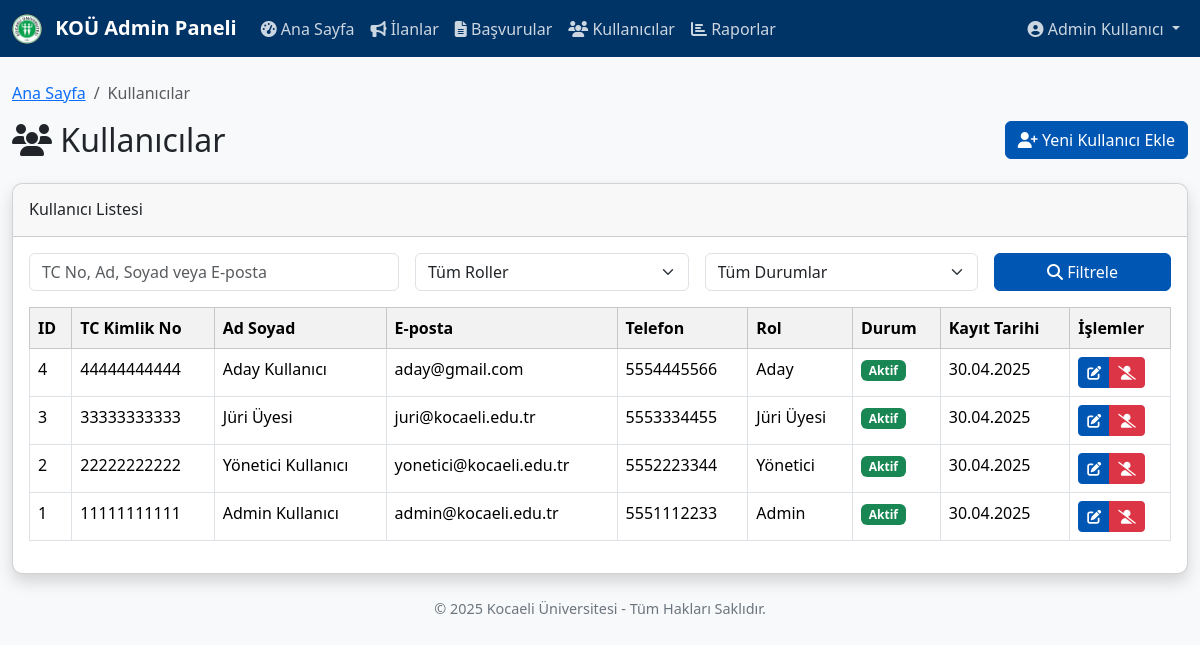
Page /admin/kullanicilar.php (signed in) on the committed database.
### tables this page shows
CREATE TABLE `kullanicilar` (
  `id` int(11) NOT NULL AUTO_INCREMENT,
  `tc_kimlik_no` varchar(11) NOT NULL,
  `ad` varchar(50) NOT NULL,
  `soyad` varchar(50) NOT NULL,
  `email` varchar(100) NOT NULL,
  `telefon` varchar(20) DEFAULT NULL,
  `sifre` varchar(255) NOT NULL,
  `rol` enum('aday','admin','yonetici','juri') NOT NULL DEFAULT 'aday',
  `durum` tinyint(1) NOT NULL DEFAULT 1,
  `kayit_tarihi` datetime NOT NULL DEFAULT current_timestamp(),
  `son_giris_tarihi` datetime DEFAULT NULL,
  `dogum_tarihi` date DEFAULT NULL,
  `dogum_yeri` varchar(100) DEFAULT NULL,
  `cinsiyet` enum('Erkek','Kadın','Belirtilmemiş') DEFAULT 'Belirtilmemiş',
  `adres` text DEFAULT NULL,
  `il` varchar(50) DEFAULT NULL,
  `ilce` varchar(50) DEFAULT NULL,
  `posta_kodu` varchar(10) DEFAULT NULL,
  `unvan` varchar(100) DEFAULT NULL,
  `kurum` varchar(255) DEFAULT NULL,
  `profil_resmi` varchar(255) DEFAULT NULL,
  PRIMARY KEY (`id`),
  UNIQUE KEY `tc_kimlik_no` (`tc_kimlik_no`),
  UNIQUE KEY `email` (`email`)
);

### admin/kullanicilar.php (the view, shortened to what this page needs)
<?php
include("../db_connection.php");
$where_clause = "1=1";
$page = isset($_GET['page']) ? (int)$_GET['page'] : 1;
$records_per_page = 10;
$offset = ($page - 1) * $records_per_page;
$sql = "SELECT * FROM kullanicilar WHERE $where_clause ORDER BY id DESC LIMIT $offset, $records_per_page";
$result = mysqli_query($conn, $sql);
?>
<!DOCTYPE html>
<html lang="tr">
<head>
    <link rel="stylesheet" href="https://cdn.jsdelivr.net/npm/bootstrap@5.3.2/dist/css/bootstrap.min.css">
    <link rel="stylesheet" href="https://cdnjs.cloudflare.com/ajax/libs/font-awesome/6.4.2/css/all.min.css">
    <link rel="stylesheet" href="../style.css">
</head>
<body>
    <?php include("navbar.php"); ?>
    <div class="container mt-4">
        <div class="row">
            <div class="col-md-12">
                <nav aria-label="breadcrumb">
                    <ol class="breadcrumb">
                        <li class="breadcrumb-item"><a href="dashboard.php">Ana Sayfa</a></li>
                        <li class="breadcrumb-item active" aria-current="page">Kullanıcılar</li>
                    </ol>
                </nav>
            </div>
        </div>
        <div class="row mb-3">
            <div class="col-md-8">
                <h2><i class="fas fa-users"></i> Kullanıcılar</h2>
            </div>
            <div class="col-md-4 text-end">
                <a href="kullanici_ekle.php" class="btn btn-primary">
                    <i class="fas fa-user-plus"></i> Yeni Kullanıcı Ekle
                </a>
            </div>
        </div>
        <div class="card shadow mb-4">
            <div class="card-header py-3">
                <h6 class="m-0 font-weight-bold">Kullanıcı Listesi</h6>
            </div>
            <div class="card-body">
                <div class="row mb-3">
                    <div class="col-md-12">
                        <form action="kullanicilar.php" method="get" class="row g-3">
                            <div class="col-md-4">
                                <input type="text" class="form-control" name="search" placeholder="TC No, Ad, Soyad veya E-posta" value="<?php echo isset($_GET['search']) ? htmlspecialchars($_GET['search']) : ''; ?>">
                            </div>
                            <div class="col-md-3">
                                <select class="form-select" name="role">
                                    <option value="">Tüm Roller</option>
                                </select>
                            </div>
                            <div class="col-md-3">
                                <select class="form-select" name="status">
                                    <option value="">Tüm Durumlar</option>
                                </select>
                            </div>
                            <div class="col-md-2">
                                <button type="submit" class="btn btn-primary w-100">
                                    <i class="fas fa-search"></i> Filtrele
                                </button>
                            </div>
                        </form>
                    </div>
                </div>
                <div class="table-responsive">
                    <table class="table table-bordered table-hover">
                        <thead class="table-light">
                            <tr>
                                <th>ID</th>
                                <th>TC Kimlik No</th>
                                <th>Ad Soyad</th>
                                <th>E-posta</th>
                                <th>Telefon</th>
                                <th>Rol</th>
                                <th>Durum</th>
                                <th>Kayıt Tarihi</th>
                                <th>İşlemler</th>
                            </tr>
                        </thead>
                        <tbody>
                            <?php
                            if (mysqli_num_rows($result) > 0) {
                                while ($row = mysqli_fetch_assoc($result)) {
                                    $role_name = '';
                                    switch ($row['rol']) {
                                        case 'aday':
                                            $role_name = 'Aday';
                                            break;
                                        case 'juri':
                                            $role_name = 'Jüri Üyesi';
                                            break;
                                        case 'yonetici':
                                            $role_name = 'Yönetici';
                                            break;
                                        case 'admin':
                                            $role_name = 'Admin';
                                            break;
                                    }
                                    echo '<tr>';
                                    echo '<td>' . $row['id'] . '</td>';
                                    echo '<td>' . $row['tc_kimlik_no'] . '</td>';
                                    echo '<td>' . $row['ad'] . ' ' . $row['soyad'] . '</td>';
                                    echo '<td>' . $row['email'] . '</td>';
                                    echo '<td>' . $row['telefon'] . '</td>';
                                    echo '<td>' . $role_name . '</td>';
                                    echo '<td>';
                                    if ($row['durum'] == 1) {
                                        echo '<span class="badge bg-success">Aktif</span>';
                                    } else {
                                        echo '<span class="badge bg-danger">Pasif</span>';
                                    }
                                    echo '</td>';
                                    echo '<td>' . date('d.m.Y', strtotime($row['kayit_tarihi'])) . '</td>';
                                    echo '<td>';
                                    echo '<div class="btn-group" role="group">';
                                    echo '<a href="kullanici_duzenle.php?id=' . $row['id'] . '" class="btn btn-sm btn-primary" title="Düzenle"><i class="fas fa-edit"></i></a> ';
                                    if ($row['durum'] == 1) {
                                        echo '<a href="kullanicilar.php?delete=' . $row['id'] . '" class="btn btn-sm btn-danger" title="Deaktif Et" onclick="return confirm(\'Bu kullanıcıyı deaktif etmek istediğinizden emin misiniz?\')"><i class="fas fa-user-slash"></i></a>';
                                    } else {
                                        echo '<a href="kullanicilar.php?activate=' . $row['id'] . '" class="btn btn-sm btn-success" title="Aktif Et" onclick="return confirm(\'Bu kullanıcıyı aktif etmek istediğinizden emin misiniz?\')"><i class="fas fa-user-check"></i></a>';
                                    }
                                    echo '</div>';
                                    echo '</td>';
                                    echo '</tr>';
                                }
                            } else {
                                echo '<tr><td colspan="9" class="text-center">Kayıt bulunamadı.</td></tr>';
                            }
                            ?>
                        </tbody>
                    </table>
                </div>
            </div>
        </div>
    </div>
    <footer class="text-center mt-4 mb-4">
        <p>&copy; <?php echo date("Y"); ?> Kocaeli Üniversitesi - Tüm Hakları Saklıdır.</p>
    </footer>
</body>
</html>

### style.css (style rules this page uses)
body { background-color: #f8f9fa; font-family: "Segoe UI", Tahoma, Geneva, Verdana, sans-serif; }
.container { max-width: 1200px; }
.card { border-radius: 10px; overflow: hidden; margin-bottom: 20px; }
.card-header { font-weight: bold; }
.btn-primary { background-color: #0056b3; border-color: #0056b3; }
footer { color: #6c757d; font-size: 0.9rem; }
.table th { background-color: #f2f2f2; }

### rows in the picture
kullanicilar: id "4", tc_kimlik_no "44444444444", ad "Aday", soyad "Kullanıcı", email "aday@gmail.com", telefon "5554445566", rol "Aday", durum "Aktif", kayit_tarihi "30.04.2025"
kullanicilar: id "3", tc_kimlik_no "33333333333", ad "Jüri", soyad "Üyesi", email "juri@kocaeli.edu.tr", telefon "5553334455", rol "Jüri Üyesi", durum "Aktif", kayit_tarihi "30.04.2025"
kullanicilar: id "2", tc_kimlik_no "22222222222", ad "Yönetici", soyad "Kullanıcı", email "yonetici@kocaeli.edu.tr", telefon "5552223344", rol "Yönetici", durum "Aktif", kayit_tarihi "30.04.2025"
kullanicilar: id "1", tc_kimlik_no "11111111111", ad "Admin", soyad "Kullanıcı", email "admin@kocaeli.edu.tr", telefon "5551112233", rol "Admin", durum "Aktif", kayit_tarihi "30.04.2025"

### other values in the picture
$_SESSION['name'] "Admin Kullanıcı"
